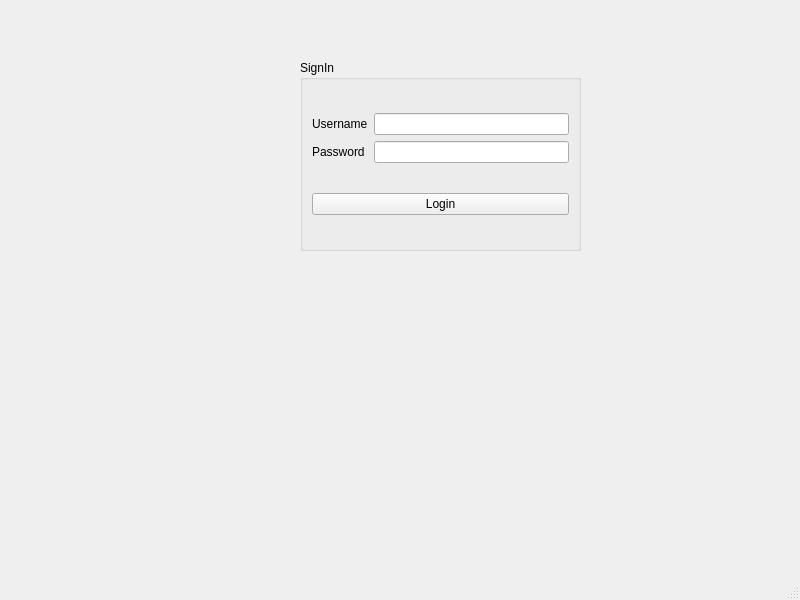
<?xml version="1.0" encoding="UTF-8"?>
<ui version="4.0">
 <class>MainWindow</class>
 <widget class="QMainWindow" name="MainWindow">
  <property name="geometry">
   <rect>
    <x>0</x>
    <y>0</y>
    <width>800</width>
    <height>600</height>
   </rect>
  </property>
  <property name="windowTitle">
   <string>MainWindow</string>
  </property>
  <widget class="QWidget" name="centralwidget">
   <widget class="QGroupBox" name="groupBox">
    <property name="geometry">
     <rect>
      <x>300</x>
      <y>60</y>
      <width>281</width>
      <height>191</height>
     </rect>
    </property>
    <property name="title">
     <string>SignIn</string>
    </property>
    <layout class="QVBoxLayout" name="verticalLayout_2">
     <item>
      <layout class="QVBoxLayout" name="verticalLayout">
       <item>
        <layout class="QHBoxLayout" name="horizontalLayout">
         <item>
          <widget class="QLabel" name="label">
           <property name="text">
            <string>Username</string>
           </property>
          </widget>
         </item>
         <item>
          <widget class="QLineEdit" name="lineEdit_username"/>
         </item>
        </layout>
       </item>
       <item>
        <layout class="QHBoxLayout" name="horizontalLayout_2">
         <item>
          <widget class="QLabel" name="label_2">
           <property name="text">
            <string>Password </string>
           </property>
          </widget>
         </item>
         <item>
          <widget class="QLineEdit" name="lineEdit_password"/>
         </item>
        </layout>
       </item>
      </layout>
     </item>
     <item>
      <widget class="QPushButton" name="pushButton_login">
       <property name="text">
        <string>Login</string>
       </property>
      </widget>
     </item>
    </layout>
   </widget>
   <widget class="QLabel" name="label_pic">
    <property name="geometry">
     <rect>
      <x>26</x>
      <y>76</y>
      <width>181</width>
      <height>171</height>
     </rect>
    </property>
    <property name="text">
     <string/>
    </property>
   </widget>
  </widget>
  <widget class="QMenuBar" name="menubar">
   <property name="geometry">
    <rect>
     <x>0</x>
     <y>0</y>
     <width>800</width>
     <height>22</height>
    </rect>
   </property>
  </widget>
  <widget class="QStatusBar" name="statusbar"/>
 </widget>
 <resources/>
 <connections/>
</ui>
